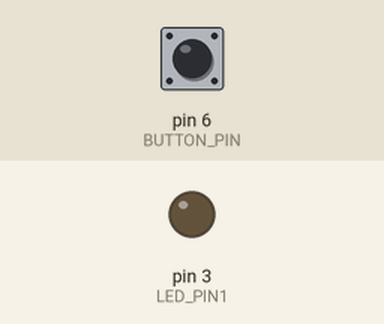
Simulated run of this sketch. Board: Arduino Uno, built with avr-gcc and run on an emulated ATmega328P. Shown: output pins drawn as LEDs (lit = HIGH). Inputs (shaded band) come from the test bench; at power-on: pin 6 (BUTTON_PIN) HIGH.

Above: at 1.2 s.
1.3 s: pin 6 (BUTTON_PIN) pulled LOW for 0.15 s
At 1.37 s:
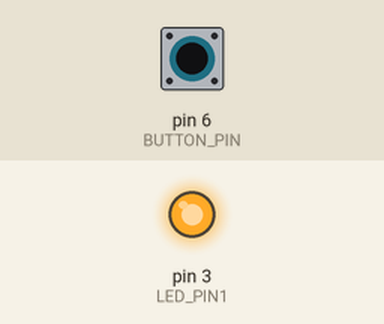
2.9 s: pin 6 (BUTTON_PIN) pulled LOW for 3.2 s
At 6.6 s:
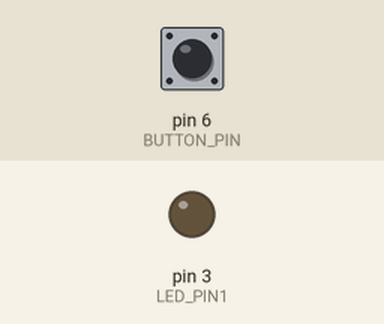
Timing chart, 0 to 8.1 s (numbered marks = the images above; inputs shaded):
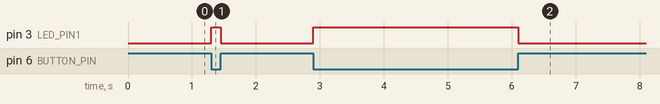

The sketch:

codigo.ino
```cpp
const int BUTTON_PIN = 6;
const int LED_PIN1 = 3;

int buttonState = 0;
void setup() {
  pinMode(LED_PIN1, OUTPUT);
  pinMode(BUTTON_PIN, INPUT_PULLUP);
}

void loop() {
  buttonState = digitalRead(BUTTON_PIN);
  if(buttonState == LOW)
  {
    digitalWrite(LED_PIN1, HIGH);
  }
  else

  {
    digitalWrite(LED_PIN1, LOW);
  }
}
```

Measured:
- after the input at 1.3 s, pin 3 (LED_PIN1): LOW → HIGH at once, → LOW 0.15 s later
- after the input at 2.9 s, pin 3 (LED_PIN1): LOW → HIGH at once, → LOW 3.2 s later
